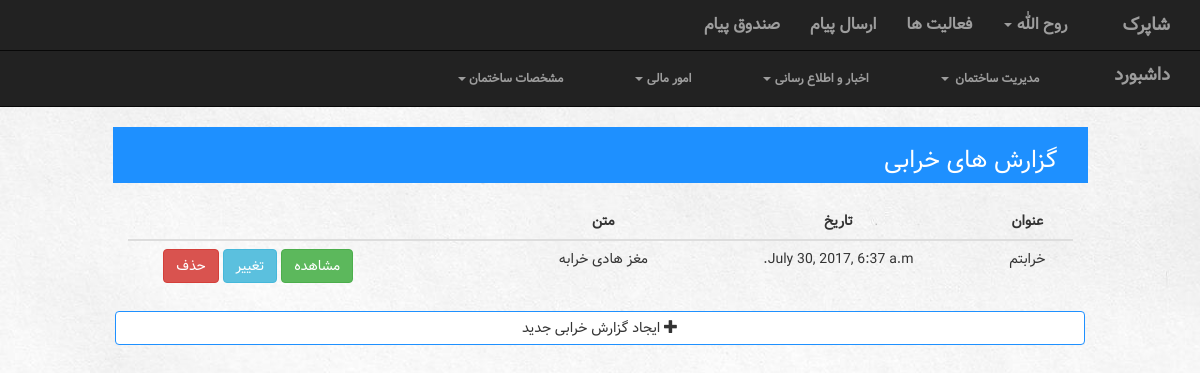
The app's page /building/1/cfailureReport/ (signed in), older data.
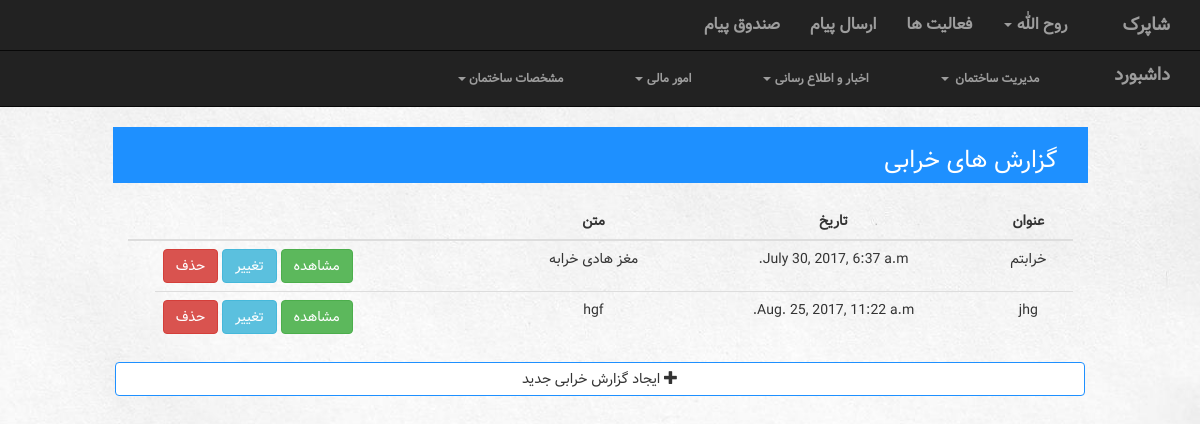
The same page, newer data.
### building/models.py (models this page shows)
class FailureReport(models.Model):
    building = models.ForeignKey(Building, on_delete=models.CASCADE)
    account = models.ForeignKey(Account, on_delete=models.CASCADE)
    date = models.DateTimeField()
    text = models.TextField()
    subject = models.CharField(max_length=100)

### building/views.py (the view, shortened to what this page needs)
# urls.py: url(r'^(?P<building_id>[0-9]+)/cfailureReport/$', views.CfailureReport.as_view(), name="cfailureReport"),
class CfailureReport(View):
    form_class = myForm.CreateFailureReportForm
    template_name = 'building/cfailureReport.html'
    def get(self, request, building_id):
        context = {'all_failureReport': FailureReport.objects.filter(building=building_id, account=Account.objects.get(user=request.user)),
               'Listname': 'گزارش های خرابی',
               'title1': 'عنوان',
               'title2': 'تاریخ',
               'title3': 'متن',
               'building': Building.objects.get(pk=building_id),
               'accountType': Account.objects.get(user=request.user).type,
               'form': self.form_class,
               }
        return render(request, self.template_name, context)

### building/templates/building/cfailureReport.html (shortened to what this page needs)
{% extends 'building/UserNavBar.html' %}
{% load staticfiles %}
{% block navbar %}{% if accountType == 1 %} {% include 'building/managerNavBar.html' %} {% else %} {% include 'building/neighborNavBar.html' %}  {% endif %}{% endblock %}
{% block body %}
 <div class="col-sm-12">
        <div class="listContainer col-sm-10 col-lg-offset-1">
            <div class="listTitle pull-right col-sm-12">
                <h3> {{ Listname }} </h3>
            </div>
        </div>
        <div class="col-sm-10 col-lg-offset-1">
            <br>
            <table class="table table-hover">
                <thead>
                    <tr>
                        <th>{{ title1 }}</th>
                        <th>{{ title2 }}</th>
                        <th>{{ title3 }}</th>
                        <th></th>
                        <th></th>
                    </tr>
                </thead>
                <tbody>
                {% for f in all_failureReport %}
                    <tr>
                        <td>{{ f.subject }}</td>
                        <td>{{ f.date }}</td>
                        <td>{{ f.text|slice:"0:30" }}</td>
                    <td class="link">
                        <a href="{% url 'building:dfailureReport' building_id=building.id pk=f.id %}"><button type="button" class="btn btn-danger">حذف</button></a>
                        <a href="{% url 'building:ufailureReport' building_id=building.id pk=f.id %}"><button type="button" class="btn btn-info">تغییر</button></a>
                        <a href="{% url 'building:rfailureReport' building_id=building.id pk=f.id %}"><button type="button" class="btn btn-success">مشاهده</button></a>
                        </td>
                    </tr>
                {% endfor %}
                </tbody>
            </table>
        </div>
    </div>
    <div class="col-md-10 col-lg-offset-1" >
        <button class="col-md-12 btn btn-default" data-toggle="modal" data-target="#myModal">  <span class="glyphicon glyphicon-plus" aria-hidden="true"></span> ایجاد گزارش خرابی جدید </button>
    </div>
{% endblock %}

Row changes from the older to the newer data that the page shows:
added FailureReport: subject "jhg", date "Aug. 25, 2017, 11:22 a.m.", text "hgf"
